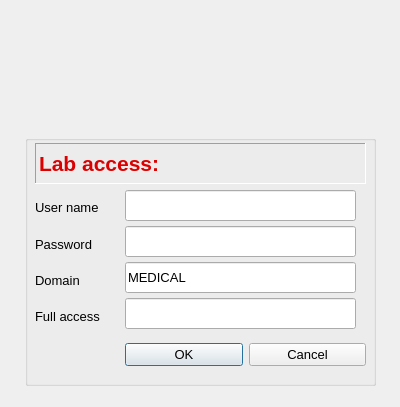
<?xml version="1.0" encoding="UTF-8"?>
<ui version="4.0">
 <class>Dialog_start</class>
 <widget class="QDialog" name="Dialog_start">
  <property name="geometry">
   <rect>
    <x>0</x>
    <y>0</y>
    <width>400</width>
    <height>407</height>
   </rect>
  </property>
  <property name="windowTitle">
   <string>LabCuro v3.0 Clinical Suite</string>
  </property>
  <property name="windowIcon">
   <iconset>
    <normaloff>../src/bin/images/labcuro_chromatogram.png</normaloff>../src/bin/images/labcuro_chromatogram.png</iconset>
  </property>
  <widget class="QLabel" name="label_5">
   <property name="geometry">
    <rect>
     <x>0</x>
     <y>0</y>
     <width>401</width>
     <height>411</height>
    </rect>
   </property>
   <property name="frameShadow">
    <enum>QFrame::Plain</enum>
   </property>
   <property name="text">
    <string/>
   </property>
   <property name="pixmap">
    <pixmap>../../../raw_images/labcuro_full.png</pixmap>
   </property>
  </widget>
  <widget class="QGroupBox" name="groupBox">
   <property name="geometry">
    <rect>
     <x>25</x>
     <y>135</y>
     <width>351</width>
     <height>251</height>
    </rect>
   </property>
   <property name="autoFillBackground">
    <bool>true</bool>
   </property>
   <property name="title">
    <string/>
   </property>
   <property name="flat">
    <bool>false</bool>
   </property>
   <property name="checkable">
    <bool>false</bool>
   </property>
   <widget class="QWidget" name="horizontalLayoutWidget_2">
    <property name="geometry">
     <rect>
      <x>100</x>
      <y>194</y>
      <width>241</width>
      <height>51</height>
     </rect>
    </property>
    <layout class="QHBoxLayout" name="horizontalLayout_2">
     <item>
      <widget class="QPushButton" name="start_ok">
       <property name="font">
        <font>
         <pointsize>10</pointsize>
        </font>
       </property>
       <property name="text">
        <string>OK</string>
       </property>
      </widget>
     </item>
     <item>
      <widget class="QPushButton" name="start_kill">
       <property name="font">
        <font>
         <pointsize>10</pointsize>
        </font>
       </property>
       <property name="text">
        <string>Cancel</string>
       </property>
      </widget>
     </item>
    </layout>
   </widget>
   <widget class="QLineEdit" name="password">
    <property name="geometry">
     <rect>
      <x>100</x>
      <y>91</y>
      <width>231</width>
      <height>31</height>
     </rect>
    </property>
    <property name="maximumSize">
     <size>
      <width>16777215</width>
      <height>16777215</height>
     </size>
    </property>
    <property name="font">
     <font>
      <pointsize>10</pointsize>
     </font>
    </property>
    <property name="contextMenuPolicy">
     <enum>Qt::DefaultContextMenu</enum>
    </property>
    <property name="text">
     <string/>
    </property>
    <property name="echoMode">
     <enum>QLineEdit::Password</enum>
    </property>
   </widget>
   <widget class="QLineEdit" name="username">
    <property name="geometry">
     <rect>
      <x>100</x>
      <y>55</y>
      <width>231</width>
      <height>31</height>
     </rect>
    </property>
    <property name="font">
     <font>
      <pointsize>10</pointsize>
     </font>
    </property>
    <property name="text">
     <string/>
    </property>
    <property name="placeholderText">
     <string/>
    </property>
   </widget>
   <widget class="QLabel" name="label_6">
    <property name="geometry">
     <rect>
      <x>10</x>
      <y>99</y>
      <width>81</width>
      <height>20</height>
     </rect>
    </property>
    <property name="font">
     <font>
      <pointsize>10</pointsize>
     </font>
    </property>
    <property name="text">
     <string>Password</string>
    </property>
   </widget>
   <widget class="QLabel" name="label_7">
    <property name="geometry">
     <rect>
      <x>10</x>
      <y>171</y>
      <width>81</width>
      <height>20</height>
     </rect>
    </property>
    <property name="font">
     <font>
      <pointsize>10</pointsize>
     </font>
    </property>
    <property name="text">
     <string>Full access</string>
    </property>
   </widget>
   <widget class="QLabel" name="label_8">
    <property name="geometry">
     <rect>
      <x>10</x>
      <y>137</y>
      <width>61</width>
      <height>16</height>
     </rect>
    </property>
    <property name="font">
     <font>
      <pointsize>10</pointsize>
     </font>
    </property>
    <property name="text">
     <string>Domain</string>
    </property>
   </widget>
   <widget class="QLabel" name="label_9">
    <property name="geometry">
     <rect>
      <x>10</x>
      <y>62</y>
      <width>81</width>
      <height>20</height>
     </rect>
    </property>
    <property name="font">
     <font>
      <pointsize>10</pointsize>
     </font>
    </property>
    <property name="text">
     <string>User name</string>
    </property>
   </widget>
   <widget class="QLineEdit" name="powerpassword">
    <property name="geometry">
     <rect>
      <x>100</x>
      <y>163</y>
      <width>231</width>
      <height>31</height>
     </rect>
    </property>
    <property name="font">
     <font>
      <pointsize>10</pointsize>
     </font>
    </property>
    <property name="contextMenuPolicy">
     <enum>Qt::DefaultContextMenu</enum>
    </property>
    <property name="text">
     <string/>
    </property>
    <property name="echoMode">
     <enum>QLineEdit::Password</enum>
    </property>
   </widget>
   <widget class="QLineEdit" name="domain">
    <property name="geometry">
     <rect>
      <x>100</x>
      <y>127</y>
      <width>231</width>
      <height>31</height>
     </rect>
    </property>
    <property name="font">
     <font>
      <pointsize>10</pointsize>
     </font>
    </property>
    <property name="text">
     <string>MEDICAL</string>
    </property>
   </widget>
   <widget class="QLabel" name="label">
    <property name="geometry">
     <rect>
      <x>10</x>
      <y>8</y>
      <width>331</width>
      <height>41</height>
     </rect>
    </property>
    <property name="font">
     <font>
      <pointsize>12</pointsize>
      <weight>75</weight>
      <bold>true</bold>
     </font>
    </property>
    <property name="autoFillBackground">
     <bool>false</bool>
    </property>
    <property name="frameShape">
     <enum>QFrame::Panel</enum>
    </property>
    <property name="frameShadow">
     <enum>QFrame::Sunken</enum>
    </property>
    <property name="midLineWidth">
     <number>3</number>
    </property>
    <property name="text">
     <string/>
    </property>
    <property name="textFormat">
     <enum>Qt::LogText</enum>
    </property>
    <property name="pixmap">
     <pixmap>../../../raw_images/labcuro_full.png</pixmap>
    </property>
    <property name="scaledContents">
     <bool>false</bool>
    </property>
    <property name="wordWrap">
     <bool>true</bool>
    </property>
    <property name="openExternalLinks">
     <bool>false</bool>
    </property>
   </widget>
   <widget class="QLabel" name="label_2">
    <property name="geometry">
     <rect>
      <x>14</x>
      <y>8</y>
      <width>321</width>
      <height>41</height>
     </rect>
    </property>
    <property name="palette">
     <palette>
      <active>
       <colorrole role="WindowText">
        <brush brushstyle="SolidPattern">
         <color alpha="255">
          <red>220</red>
          <green>0</green>
          <blue>0</blue>
         </color>
        </brush>
       </colorrole>
      </active>
      <inactive>
       <colorrole role="WindowText">
        <brush brushstyle="SolidPattern">
         <color alpha="255">
          <red>220</red>
          <green>0</green>
          <blue>0</blue>
         </color>
        </brush>
       </colorrole>
      </inactive>
      <disabled>
       <colorrole role="WindowText">
        <brush brushstyle="SolidPattern">
         <color alpha="255">
          <red>120</red>
          <green>120</green>
          <blue>120</blue>
         </color>
        </brush>
       </colorrole>
      </disabled>
     </palette>
    </property>
    <property name="font">
     <font>
      <pointsize>16</pointsize>
      <weight>75</weight>
      <bold>true</bold>
     </font>
    </property>
    <property name="autoFillBackground">
     <bool>false</bool>
    </property>
    <property name="frameShape">
     <enum>QFrame::NoFrame</enum>
    </property>
    <property name="frameShadow">
     <enum>QFrame::Plain</enum>
    </property>
    <property name="midLineWidth">
     <number>3</number>
    </property>
    <property name="text">
     <string>Lab access:</string>
    </property>
    <property name="textFormat">
     <enum>Qt::RichText</enum>
    </property>
    <property name="scaledContents">
     <bool>false</bool>
    </property>
    <property name="wordWrap">
     <bool>true</bool>
    </property>
    <property name="openExternalLinks">
     <bool>false</bool>
    </property>
   </widget>
  </widget>
 </widget>
 <tabstops>
  <tabstop>username</tabstop>
  <tabstop>password</tabstop>
  <tabstop>domain</tabstop>
  <tabstop>powerpassword</tabstop>
  <tabstop>start_ok</tabstop>
  <tabstop>start_kill</tabstop>
 </tabstops>
 <resources/>
 <connections/>
</ui>
